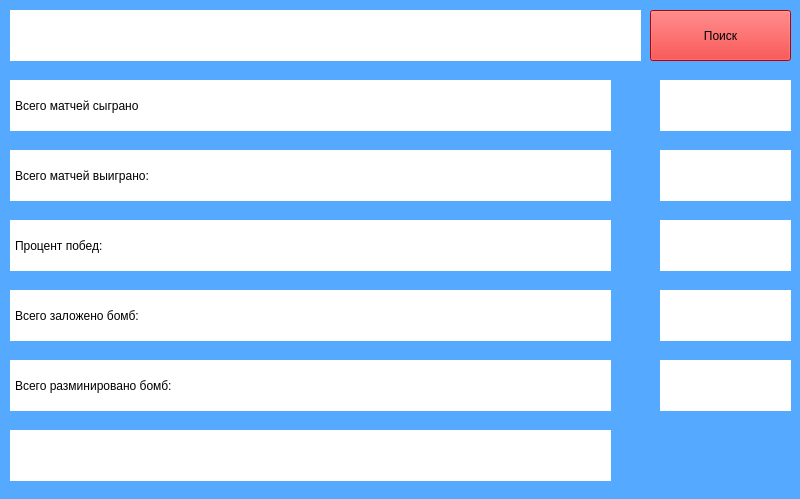
<?xml version="1.0" encoding="UTF-8"?>
<ui version="4.0">
 <class>MainWindow</class>
 <widget class="QMainWindow" name="MainWindow">
  <property name="geometry">
   <rect>
    <x>0</x>
    <y>0</y>
    <width>800</width>
    <height>499</height>
   </rect>
  </property>
  <property name="windowTitle">
   <string>MainWindow</string>
  </property>
  <property name="styleSheet">
   <string notr="true">background-color: rgb(255, 255, 255);
background-color: rgb(85, 170, 255);</string>
  </property>
  <widget class="QWidget" name="centralwidget">
   <widget class="QLabel" name="pole_zaprosa">
    <property name="geometry">
     <rect>
      <x>10</x>
      <y>10</y>
      <width>631</width>
      <height>51</height>
     </rect>
    </property>
    <property name="styleSheet">
     <string notr="true">background-color: rgb(255, 255, 255);</string>
    </property>
    <property name="text">
     <string/>
    </property>
    <property name="indent">
     <number>5</number>
    </property>
   </widget>
   <widget class="QPushButton" name="pushButton">
    <property name="geometry">
     <rect>
      <x>650</x>
      <y>10</y>
      <width>141</width>
      <height>51</height>
     </rect>
    </property>
    <property name="styleSheet">
     <string notr="true">background-color: rgb(255, 0, 0);
font: 87 10pt &quot;Arial Black&quot;;</string>
    </property>
    <property name="text">
     <string>Поиск</string>
    </property>
   </widget>
   <widget class="QLabel" name="label">
    <property name="geometry">
     <rect>
      <x>10</x>
      <y>80</y>
      <width>601</width>
      <height>51</height>
     </rect>
    </property>
    <property name="styleSheet">
     <string notr="true">font: 87 10pt &quot;Arial Black&quot;;
background-color: rgb(255, 255, 255);</string>
    </property>
    <property name="text">
     <string>Всего матчей сыграно</string>
    </property>
    <property name="indent">
     <number>5</number>
    </property>
   </widget>
   <widget class="QLabel" name="label_2">
    <property name="geometry">
     <rect>
      <x>10</x>
      <y>150</y>
      <width>601</width>
      <height>51</height>
     </rect>
    </property>
    <property name="styleSheet">
     <string notr="true">font: 87 10pt &quot;Arial Black&quot;;
background-color: rgb(255, 255, 255);</string>
    </property>
    <property name="text">
     <string>Всего матчей выиграно:</string>
    </property>
    <property name="indent">
     <number>5</number>
    </property>
   </widget>
   <widget class="QLabel" name="label_3">
    <property name="geometry">
     <rect>
      <x>10</x>
      <y>220</y>
      <width>601</width>
      <height>51</height>
     </rect>
    </property>
    <property name="styleSheet">
     <string notr="true">font: 87 10pt &quot;Arial Black&quot;;
background-color: rgb(255, 255, 255);</string>
    </property>
    <property name="text">
     <string>Процент побед:</string>
    </property>
    <property name="indent">
     <number>5</number>
    </property>
   </widget>
   <widget class="QLabel" name="label_4">
    <property name="geometry">
     <rect>
      <x>10</x>
      <y>290</y>
      <width>601</width>
      <height>51</height>
     </rect>
    </property>
    <property name="styleSheet">
     <string notr="true">font: 87 10pt &quot;Arial Black&quot;;
background-color: rgb(255, 255, 255);</string>
    </property>
    <property name="text">
     <string>Всего заложено бомб:</string>
    </property>
    <property name="indent">
     <number>5</number>
    </property>
   </widget>
   <widget class="QLabel" name="label_5">
    <property name="geometry">
     <rect>
      <x>10</x>
      <y>360</y>
      <width>601</width>
      <height>51</height>
     </rect>
    </property>
    <property name="styleSheet">
     <string notr="true">font: 87 10pt &quot;Arial Black&quot;;
background-color: rgb(255, 255, 255);</string>
    </property>
    <property name="text">
     <string>Всего разминировано бомб:</string>
    </property>
    <property name="indent">
     <number>5</number>
    </property>
   </widget>
   <widget class="QLabel" name="label_8">
    <property name="geometry">
     <rect>
      <x>660</x>
      <y>80</y>
      <width>131</width>
      <height>51</height>
     </rect>
    </property>
    <property name="styleSheet">
     <string notr="true">font: 87 10pt &quot;Arial Black&quot;;
background-color: rgb(255, 255, 255);</string>
    </property>
    <property name="text">
     <string/>
    </property>
    <property name="indent">
     <number>5</number>
    </property>
   </widget>
   <widget class="QLabel" name="label_9">
    <property name="geometry">
     <rect>
      <x>660</x>
      <y>150</y>
      <width>131</width>
      <height>51</height>
     </rect>
    </property>
    <property name="styleSheet">
     <string notr="true">font: 87 10pt &quot;Arial Black&quot;;
background-color: rgb(255, 255, 255);</string>
    </property>
    <property name="text">
     <string/>
    </property>
    <property name="indent">
     <number>5</number>
    </property>
   </widget>
   <widget class="QLabel" name="label_10">
    <property name="geometry">
     <rect>
      <x>660</x>
      <y>220</y>
      <width>131</width>
      <height>51</height>
     </rect>
    </property>
    <property name="styleSheet">
     <string notr="true">font: 87 10pt &quot;Arial Black&quot;;
background-color: rgb(255, 255, 255);</string>
    </property>
    <property name="text">
     <string/>
    </property>
    <property name="indent">
     <number>5</number>
    </property>
   </widget>
   <widget class="QLabel" name="label_11">
    <property name="geometry">
     <rect>
      <x>660</x>
      <y>290</y>
      <width>131</width>
      <height>51</height>
     </rect>
    </property>
    <property name="styleSheet">
     <string notr="true">font: 87 10pt &quot;Arial Black&quot;;
background-color: rgb(255, 255, 255);</string>
    </property>
    <property name="text">
     <string/>
    </property>
    <property name="indent">
     <number>5</number>
    </property>
   </widget>
   <widget class="QLabel" name="label_12">
    <property name="geometry">
     <rect>
      <x>660</x>
      <y>360</y>
      <width>131</width>
      <height>51</height>
     </rect>
    </property>
    <property name="styleSheet">
     <string notr="true">font: 87 10pt &quot;Arial Black&quot;;
background-color: rgb(255, 255, 255);</string>
    </property>
    <property name="text">
     <string/>
    </property>
    <property name="indent">
     <number>5</number>
    </property>
   </widget>
   <widget class="QLabel" name="label_6">
    <property name="geometry">
     <rect>
      <x>10</x>
      <y>430</y>
      <width>601</width>
      <height>51</height>
     </rect>
    </property>
    <property name="styleSheet">
     <string notr="true">font: 87 10pt &quot;Arial Black&quot;;
background-color: rgb(255, 255, 255);</string>
    </property>
    <property name="text">
     <string/>
    </property>
    <property name="indent">
     <number>5</number>
    </property>
   </widget>
  </widget>
 </widget>
 <resources/>
 <connections/>
</ui>
